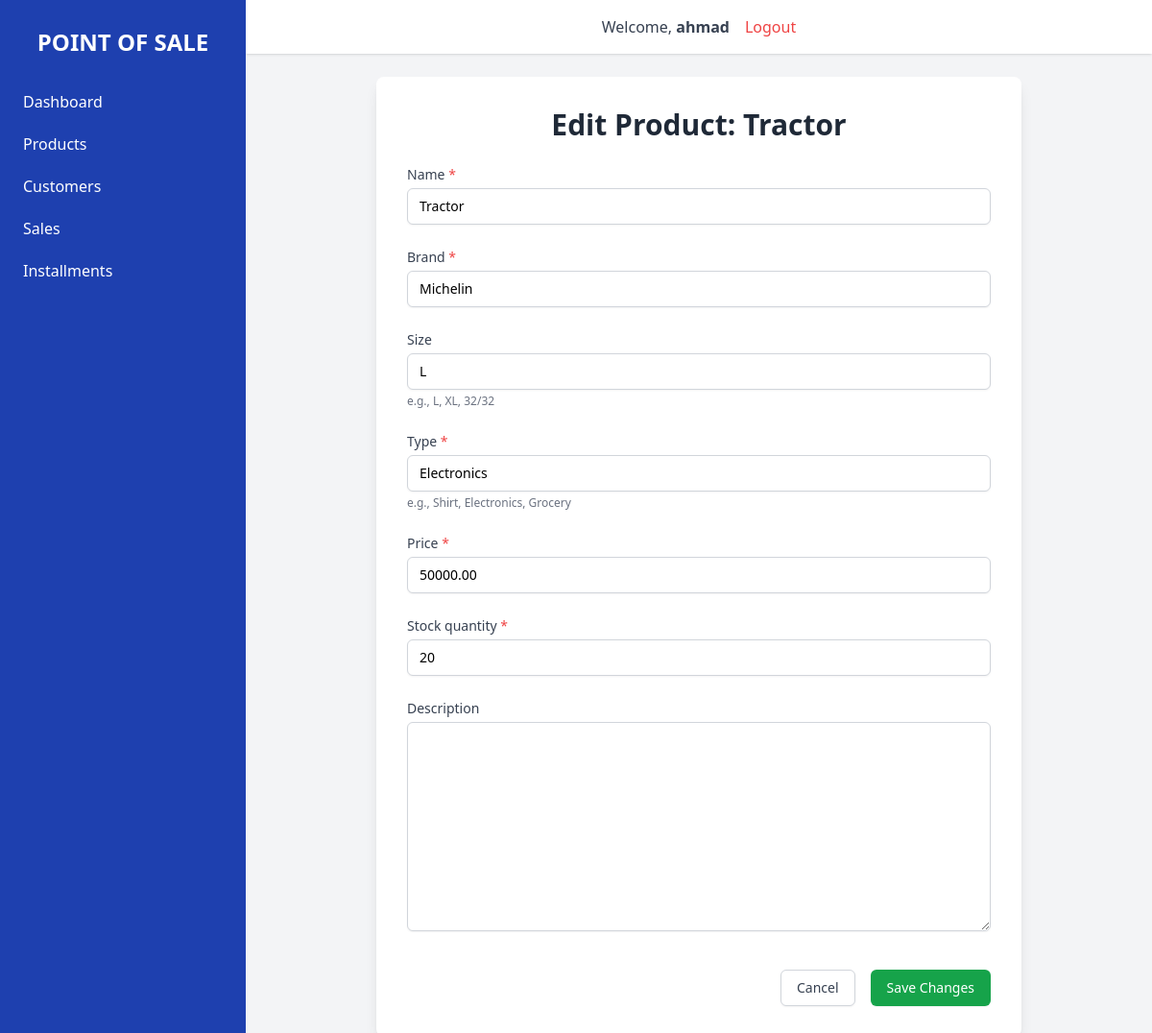
The app's page /products/1/update/ (signed in), older data.
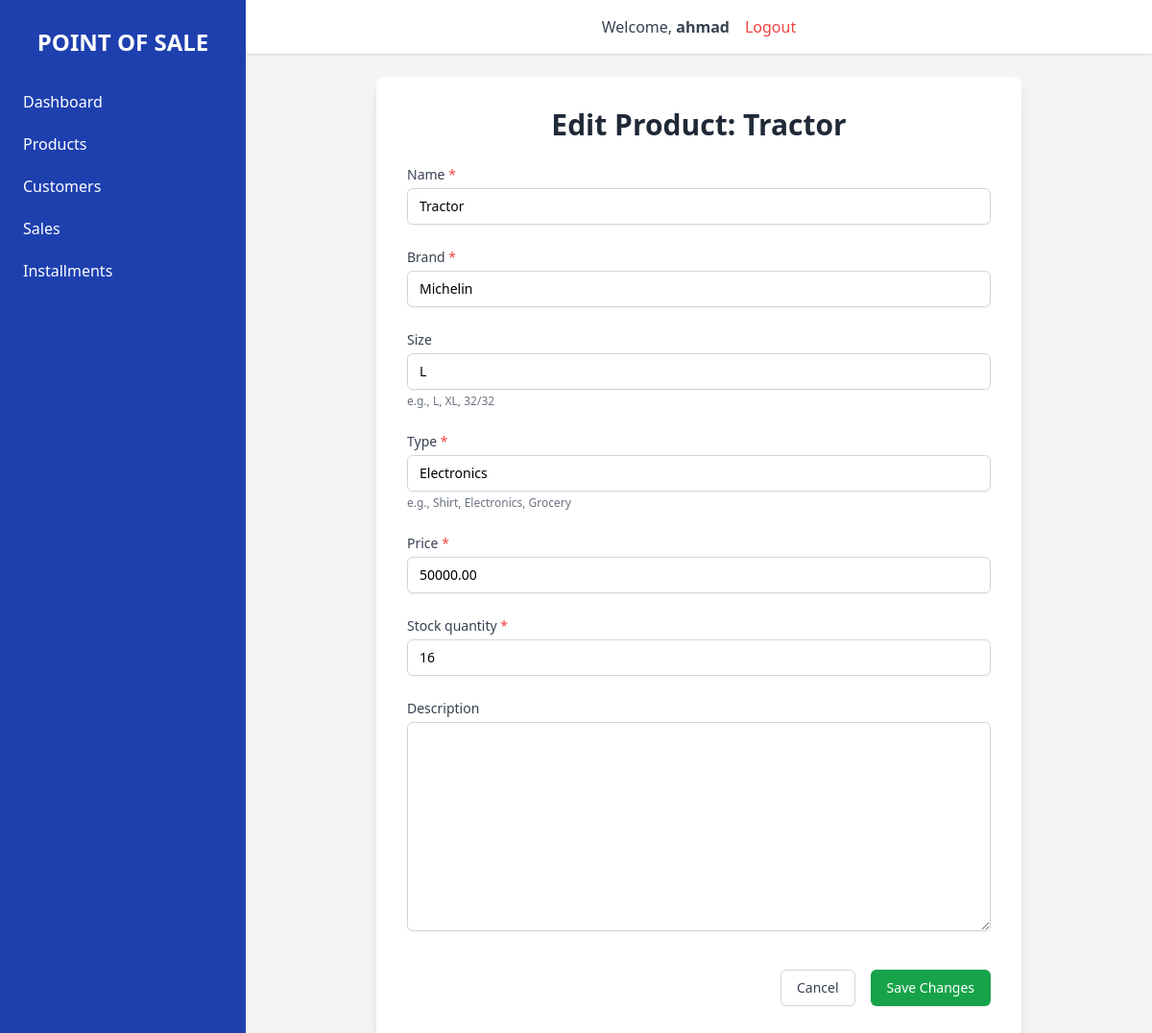
The same page, newer data.
### products/models.py (models this page shows, shortened)
class Product(models.Model):
    name = models.CharField(max_length=255)
    brand = models.CharField(max_length=100)
    size = models.CharField(max_length=50, blank=True, null=True, help_text="e.g., L, XL, 32/32")
    type = models.CharField(max_length=100, help_text="e.g., Shirt, Electronics, Grocery")
    description = models.TextField(blank=True)
    price = models.DecimalField(max_digits=10, decimal_places=2)
    stock_quantity = models.IntegerField(default=0)
    created_at = models.DateTimeField(auto_now_add=True)
    class Meta:
        ordering = ['name']

### products/views.py (the view, shortened to what this page needs)
# urls.py: path('<int:pk>/update/', views.ProductUpdateView.as_view(), name='product_update'),
class ProductUpdateView(LoginRequiredMixin, UpdateView):
    model = Product
    template_name = 'products/product_form.html'
    fields = ['name', 'brand', 'size', 'type', 'price', 'stock_quantity', 'description']
    success_url = reverse_lazy('products:product_list')

### accounts/templatetags/form_tags.py (called while the page is built)
@register.filter(name='add_class')
def add_class(value, css_class):
    return value.as_widget(attrs={'class': css_class})

### products/templates/products/product_form.html (shortened to what this page needs)
{% extends 'base.html' %}
{% load form_tags %}
{% block content %}
<div class="max-w-2xl mx-auto bg-white p-8 rounded-lg shadow-lg">
    <h1 class="text-3xl font-bold text-gray-800 mb-6 text-center">
        {% if object %}Edit Product: {{ object.name }}{% else %}Add New Product{% endif %}
    </h1>
    <form method="post" class="space-y-6">
        {% for field in form %}
        <div class="mb-4">
            <label for="{{ field.id_for_label }}" class="block text-sm font-medium text-gray-700">
                {{ field.label }}
                {% if field.field.required %}<span class="text-red-500">*</span>{% endif %}
            </label>
            {{ field|add_class:"mt-1 block w-full px-3 py-2 border border-gray-300 rounded-md shadow-sm focus:outline-none focus:ring-primary-blue focus:border-primary-blue sm:text-sm" }}
            {% if field.help_text %}
            <p class="text-xs text-gray-500 mt-1">{{ field.help_text }}</p>
            {% endif %}
        </div>
        {% endfor %}
        <div class="flex justify-end space-x-4 pt-4">
            <a href="{% url 'products:product_list' %}" class="py-2 px-4 border border-gray-300 rounded-md shadow-sm text-sm font-medium text-gray-700 bg-white hover:bg-gray-50">
                Cancel
            </a>
            <button type="submit" class="py-2 px-4 border border-transparent rounded-md shadow-sm text-sm font-medium text-white bg-green-600 hover:bg-green-700 focus:outline-none focus:ring-2 focus:ring-offset-2 focus:ring-green-500">
                {% if object %}Save Changes{% else %}Add Product{% endif %}
            </button>
        </div>
    </form>
</div>
{% endblock content %}

Row changes from the older to the newer data that the page shows:
changed Product "Tractor": stock_quantity "20" → "16"
